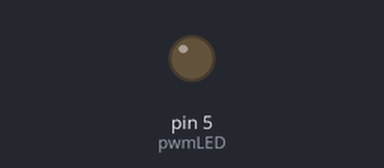
This sketch was run on a simulated Arduino Uno, built with avr-gcc and run on an emulated ATmega328P. On the bench: output pins drawn as LEDs (lit = HIGH).

Above: at 0.05 s.
At 1.2 s:
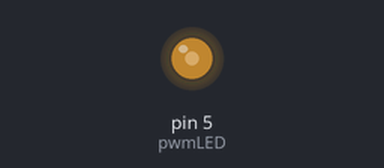
At 2.35 s:
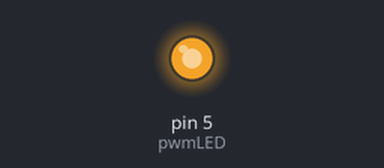
At 4.65 s:
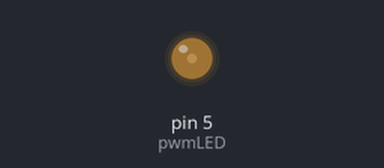
Timing chart, 0 to 6.6 s (numbered marks = the images above):
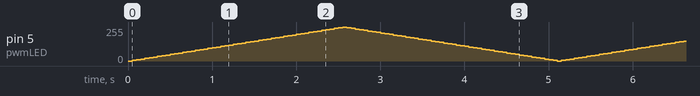

The sketch:

fade-analogWrite.ino
```cpp
const byte pwmLED = 5;


// define directions for LED fade
#define UP 0
#define DOWN 1

// constants for min and max PWM
const int minPWM = 0;
const int maxPWM = 255;

// State Variable for Fade Direction
byte fadeDirection = UP;

// Global Fade Value
// but be bigger than byte and signed, for rollover
int fadeValue = 0;

// How smooth to fade?
byte fadeIncrement = 5;

// millis() timing Variable, just for fading
unsigned long previousFadeMillis;

// How fast to increment?
int fadeInterval = 50;

void setup() {
  // put pwmLED into known state (off)
  analogWrite(pwmLED, fadeValue);
}

void doTheFade(unsigned long thisMillis) {
  // is it time to update yet?
  // if not, nothing happens
  if (thisMillis - previousFadeMillis >= fadeInterval) {
    // yup, it's time!
    if (fadeDirection == UP) {
      fadeValue = fadeValue + fadeIncrement;
      if (fadeValue >= maxPWM) {
        // At max, limit and change direction
        fadeValue = maxPWM;
        fadeDirection = DOWN;
      }
    } else {
      //if we aren't going up, we're going down
      fadeValue = fadeValue - fadeIncrement;
      if (fadeValue <= minPWM) {
        // At min, limit and change direction
        fadeValue = minPWM;
        fadeDirection = UP;
      }
    }
    // Only need to update when it changes
    analogWrite(pwmLED, fadeValue);

    // reset millis for the next iteration (fade timer only)
    previousFadeMillis = thisMillis;
  }
}

void loop() {
  // get the current time, for this time around loop
  // all millis() timer checks will use this time stamp
  unsigned long currentMillis = millis();

  doTheFade(currentMillis);

}

// Non-blocking analogWrite() Fading
// Keep a smooth fade happening without blocking with delay()
// More Info: https://baldengineer.com/fading-led-analogwrite-millis-example.html
// Created by James Lewis (@baldengineer)
```
